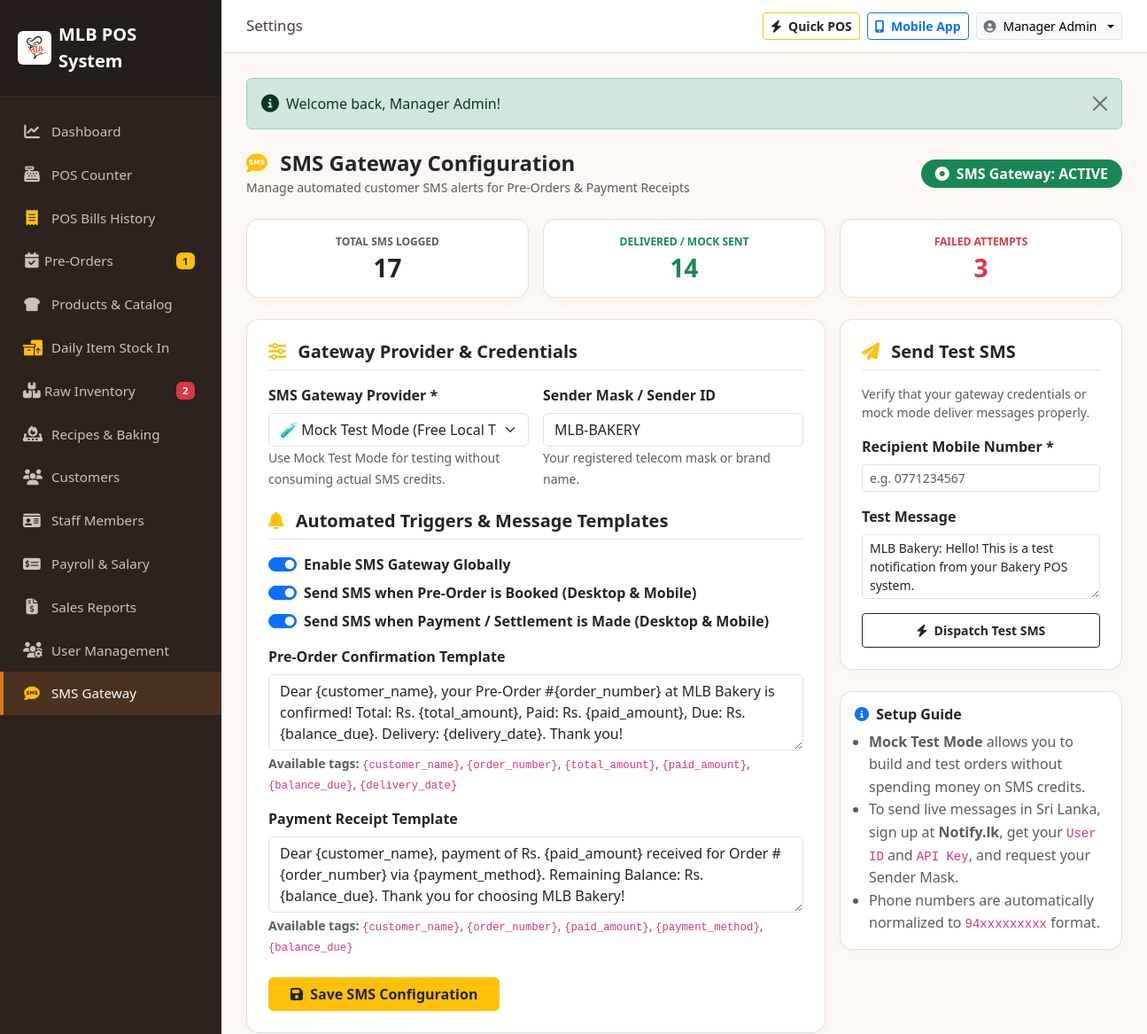
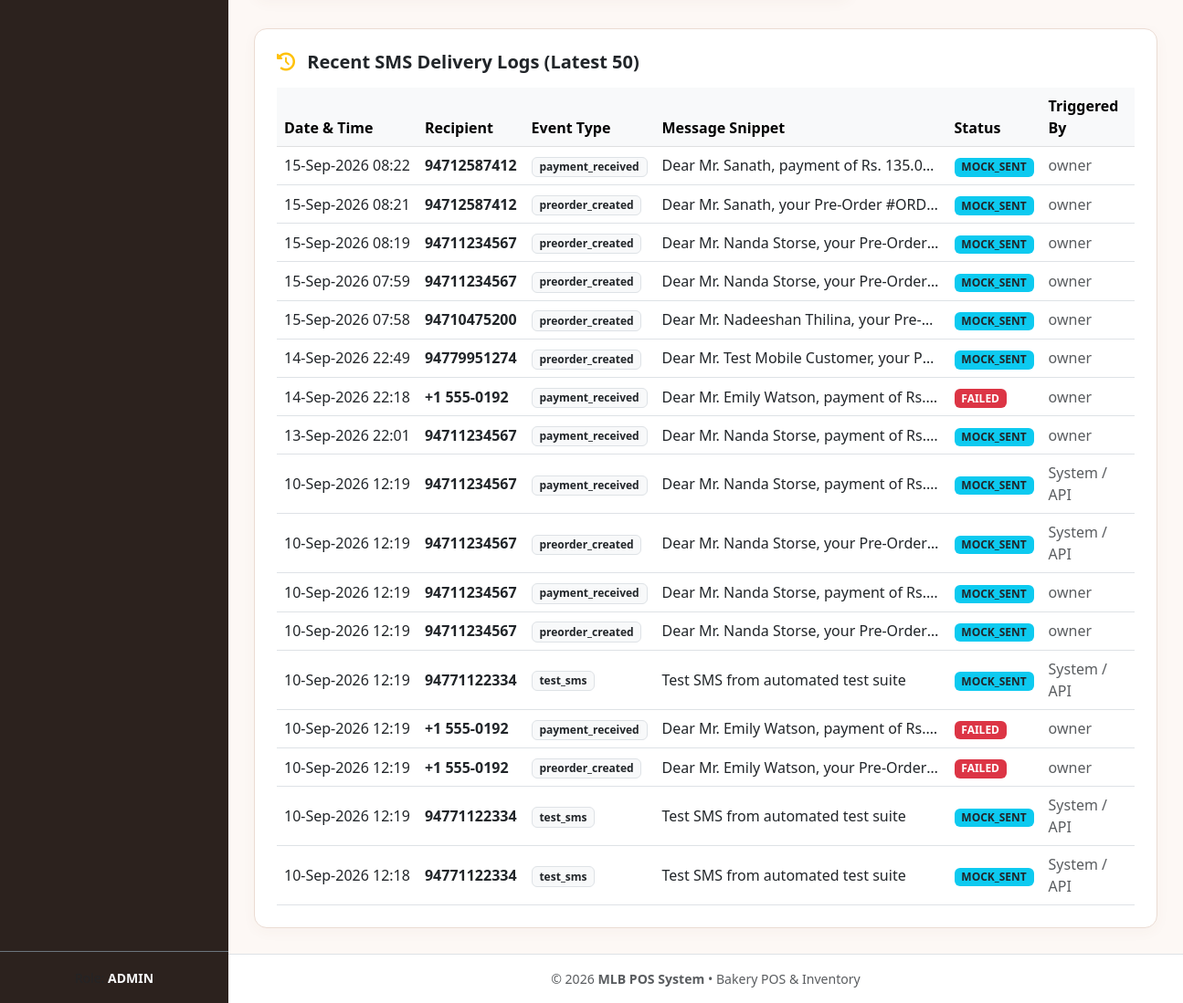
The page /modules/settings/sms.php (signed in) on the database its author committed (2 pictures, top to bottom).
### tables this page shows
CREATE TABLE `sms_settings` (
  `id` int(11) NOT NULL AUTO_INCREMENT,
  `gateway_provider` varchar(50) NOT NULL DEFAULT 'mock_local',
  `api_url` varchar(255) NOT NULL DEFAULT 'https://app.notify.lk/api/v1/send',
  `api_key` varchar(255) DEFAULT '',
  `user_id` varchar(100) DEFAULT '',
  `sender_id` varchar(50) NOT NULL DEFAULT 'MLB-BAKERY',
  `is_enabled` tinyint(1) NOT NULL DEFAULT 1,
  `send_on_preorder` tinyint(1) NOT NULL DEFAULT 1,
  `send_on_payment` tinyint(1) NOT NULL DEFAULT 1,
  `preorder_template` text NOT NULL,
  `payment_template` text NOT NULL,
  `created_at` timestamp NOT NULL DEFAULT current_timestamp(),
  `updated_at` timestamp NOT NULL DEFAULT current_timestamp() ON UPDATE current_timestamp(),
  PRIMARY KEY (`id`)
);

CREATE TABLE `sms_logs` (
  `id` int(11) NOT NULL AUTO_INCREMENT,
  `order_id` int(11) DEFAULT NULL,
  `customer_id` int(11) DEFAULT NULL,
  `phone_number` varchar(30) NOT NULL,
  `message` text NOT NULL,
  `event_type` varchar(50) NOT NULL DEFAULT 'general',
  `status` varchar(30) NOT NULL DEFAULT 'sent',
  `response_payload` text DEFAULT NULL,
  `sent_by` int(11) DEFAULT NULL,
  `created_at` timestamp NOT NULL DEFAULT current_timestamp(),
  PRIMARY KEY (`id`),
  KEY `idx_order` (`order_id`),
  KEY `idx_cust` (`customer_id`),
  KEY `idx_phone` (`phone_number`),
  KEY `idx_created` (`created_at`)
);

CREATE TABLE IF NOT EXISTS `users` (
  `id` INT AUTO_INCREMENT PRIMARY KEY,
  `username` VARCHAR(50) NOT NULL UNIQUE,
  `password` VARCHAR(255) NOT NULL,
  `full_name` VARCHAR(100) NOT NULL,
  `email` VARCHAR(100) DEFAULT NULL,
  `role` ENUM('admin', 'owner', 'sales_person', 'pos_operator') NOT NULL DEFAULT 'pos_operator',
  `status` ENUM('active', 'inactive') NOT NULL DEFAULT 'active',
  `created_at` TIMESTAMP DEFAULT CURRENT_TIMESTAMP
);

### includes/sms_helper.php (called while the page is built, shortened)
<?php
function getSmsSettings($db = null) {
    $stmt = $db->query("SELECT * FROM sms_settings ORDER BY id ASC LIMIT 1");
    $settings = $stmt->fetch(PDO::FETCH_ASSOC);
    return $settings;
}

### modules/settings/sms.php (the view, shortened to what this page needs)
<?php
require_once __DIR__ . '/../../includes/header.php';
require_once __DIR__ . '/../../includes/sms_helper.php';
$db = getDB();
$settings = getSmsSettings($db);
$logs = $db->query("
    SELECT l.*, u.username as sent_by_user
    FROM sms_logs l
    LEFT JOIN users u ON l.sent_by = u.id
    ORDER BY l.id DESC
    LIMIT 50
")->fetchAll(PDO::FETCH_ASSOC);
$countSent = $db->query("SELECT COUNT(*) FROM sms_logs WHERE status IN ('sent', 'mock_sent')")->fetchColumn();
$countFailed = $db->query("SELECT COUNT(*) FROM sms_logs WHERE status = 'failed'")->fetchColumn();
$countTotal = $db->query("SELECT COUNT(*) FROM sms_logs")->fetchColumn();
?>
<div class="row g-3 mb-4">
    <div class="col-12 d-flex justify-content-between align-items-center flex-wrap gap-2">
        <div>
            <h4 class="fw-bold mb-0 text-dark"><i class="fa-solid fa-comment-sms text-warning me-2"></i> SMS Gateway Configuration</h4>
            <small class="text-muted">Manage automated customer SMS alerts for Pre-Orders & Payment Receipts</small>
        </div>
        <div>
            <span class="badge <?php echo !empty($settings['is_enabled']) ? 'bg-success' : 'bg-secondary'; ?> px-3 py-2 fs-6 rounded-pill">
                <i class="fa-solid fa-circle-dot me-1"></i> SMS Gateway: <?php echo !empty($settings['is_enabled']) ? 'ACTIVE' : 'DISABLED'; ?>
            </span>
        </div>
    </div>
</div>
<div class="row g-3 mb-4">
    <div class="col-md-4">
        <div class="card card-bakery p-3 text-center">
            <small class="text-muted fw-bold text-uppercase" style="font-size: 0.75rem;">Total SMS Logged</small>
            <h3 class="fw-bold mb-0 text-dark mt-1"><?php echo number_format($countTotal); ?></h3>
        </div>
    </div>
    <div class="col-md-4">
        <div class="card card-bakery p-3 text-center">
            <small class="text-success fw-bold text-uppercase" style="font-size: 0.75rem;">Delivered / Mock Sent</small>
            <h3 class="fw-bold mb-0 text-success mt-1"><?php echo number_format($countSent); ?></h3>
        </div>
    </div>
    <div class="col-md-4">
        <div class="card card-bakery p-3 text-center">
            <small class="text-danger fw-bold text-uppercase" style="font-size: 0.75rem;">Failed Attempts</small>
            <h3 class="fw-bold mb-0 text-danger mt-1"><?php echo number_format($countFailed); ?></h3>
        </div>
    </div>
</div>
<div class="row g-3">
    <div class="col-lg-8">
        <div class="card card-bakery p-4 mb-4">
            <h5 class="fw-bold mb-3 text-dark border-bottom pb-2">
                <i class="fa-solid fa-sliders text-warning me-2"></i> Gateway Provider & Credentials
            </h5>
            <form method="POST" action="">
                <div class="row g-3 mb-3">
                    <div class="col-md-6">
                        <label class="form-label fw-bold">SMS Gateway Provider *</label>
                        <select name="gateway_provider" id="gatewayProviderSelect" class="form-select" onchange="toggleProviderFields()">
                            <option value="mock_local" <?php echo ($settings['gateway_provider'] === 'mock_local') ? 'selected' : ''; ?>>
                                🧪 Mock Test Mode (Free Local Testing - No Credits Required)
                            </option>
                        </select>
                        <small class="text-muted">Use Mock Test Mode for testing without consuming actual SMS credits.</small>
                    </div>
                    <div class="col-md-6">
                        <label class="form-label fw-bold">Sender Mask / Sender ID</label>
                        <input type="text" name="sender_id" class="form-control" value="<?php echo htmlspecialchars($settings['sender_id']); ?>" placeholder="e.g. MLB-BAKERY">
                        <small class="text-muted">Your registered telecom mask or brand name.</small>
                    </div>
                </div>
                <h5 class="fw-bold mb-3 text-dark border-bottom pb-2 mt-4">
                    <i class="fa-solid fa-bell text-warning me-2"></i> Automated Triggers & Message Templates
                </h5>
                <div class="mb-3">
                    <div class="form-check form-switch mb-2">
                        <input class="form-check-input" type="checkbox" name="is_enabled" id="checkEnabled" <?php echo !empty($settings['is_enabled']) ? 'checked' : ''; ?>>
                        <label class="form-check-label fw-bold" for="checkEnabled">Enable SMS Gateway Globally</label>
                    </div>
                    <div class="form-check form-switch mb-2">
                        <input class="form-check-input" type="checkbox" name="send_on_preorder" id="checkPreorder" <?php echo !empty($settings['send_on_preorder']) ? 'checked' : ''; ?>>
                        <label class="form-check-label fw-bold" for="checkPreorder">Send SMS when Pre-Order is Booked (Desktop & Mobile)</label>
                    </div>
                    <div class="form-check form-switch mb-3">
                        <input class="form-check-input" type="checkbox" name="send_on_payment" id="checkPayment" <?php echo !empty($settings['send_on_payment']) ? 'checked' : ''; ?>>
                        <label class="form-check-label fw-bold" for="checkPayment">Send SMS when Payment / Settlement is Made (Desktop & Mobile)</label>
                    </div>
                </div>
                <div class="mb-3">
                    <label class="form-label fw-bold">Pre-Order Confirmation Template</label>
                    <textarea name="preorder_template" class="form-control" rows="3"><?php echo htmlspecialchars($settings['preorder_template']); ?></textarea>
                    <small class="text-muted d-block mt-1">
                        <strong>Available tags:</strong> <code>{customer_name}</code>, <code>{order_number}</code>, <code>{total_amount}</code>, <code>{paid_amount}</code>, <code>{balance_due}</code>, <code>{delivery_date}</code>
                    </small>
                </div>
                <div class="mb-4">
                    <label class="form-label fw-bold">Payment Receipt Template</label>
                    <textarea name="payment_template" class="form-control" rows="3"><?php echo htmlspecialchars($settings['payment_template']); ?></textarea>
                    <small class="text-muted d-block mt-1">
                        <strong>Available tags:</strong> <code>{customer_name}</code>, <code>{order_number}</code>, <code>{paid_amount}</code>, <code>{payment_method}</code>, <code>{balance_due}</code>
                    </small>
                </div>
                <button type="submit" class="btn btn-warning text-dark fw-bold px-4 shadow-sm">
                    <i class="fa-solid fa-save me-1"></i> Save SMS Configuration
                </button>
            </form>
        </div>
    </div>
    <div class="col-lg-4">
        <div class="card card-bakery p-4 mb-4">
            <h5 class="fw-bold mb-3 text-dark border-bottom pb-2">
                <i class="fa-solid fa-paper-plane text-warning me-2"></i> Send Test SMS
            </h5>
            <p class="text-muted small">Verify that your gateway credentials or mock mode deliver messages properly.</p>
            <form method="POST" action="">
                <div class="mb-3">
                    <label class="form-label fw-bold text-xs">Recipient Mobile Number *</label>
                    <input type="text" name="test_phone" class="form-control form-control-sm" placeholder="e.g. 0771234567" required>
                </div>
                <div class="mb-3">
                    <label class="form-label fw-bold text-xs">Test Message</label>
                    <textarea name="test_message" class="form-control form-control-sm" rows="3">MLB Bakery: Hello! This is a test notification from your Bakery POS system.</textarea>
                </div>
                <button type="submit" class="btn btn-outline-dark fw-bold btn-sm w-100 py-2">
                    <i class="fa-solid fa-bolt me-1"></i> Dispatch Test SMS
                </button>
            </form>
        </div>
        <div class="card card-bakery p-3">
            <h6 class="fw-bold text-dark mb-2"><i class="fa-solid fa-circle-info text-primary me-1"></i> Setup Guide</h6>
            <ul class="text-xs text-muted ps-3 mb-0" style="line-height: 1.6;">
                <li><strong>Mock Test Mode</strong> allows you to build and test orders without spending money on SMS credits.</li>
                <li>To send live messages in Sri Lanka, sign up at <strong>Notify.lk</strong>, get your <code>User ID</code> and <code>API Key</code>, and request your Sender Mask.</li>
                <li>Phone numbers are automatically normalized to <code>94xxxxxxxxx</code> format.</li>
            </ul>
        </div>
    </div>
</div>
<div class="card card-bakery p-4 mt-2">
    <div class="d-flex justify-content-between align-items-center mb-3">
        <h5 class="fw-bold mb-0 text-dark">
            <i class="fa-solid fa-clock-rotate-left text-warning me-2"></i> Recent SMS Delivery Logs (Latest 50)
        </h5>
    </div>
    <div class="table-responsive">
        <table class="table table-hover align-middle mb-0 text-sm">
            <thead class="table-light">
                <tr>
                    <th>Date & Time</th>
                    <th>Recipient</th>
                    <th>Event Type</th>
                    <th>Message Snippet</th>
                    <th>Status</th>
                    <th>Triggered By</th>
                </tr>
            </thead>
            <tbody>
                <?php if (empty($logs)): ?>
                    <tr>
                        <td colspan="6" class="text-center py-4 text-muted">No SMS notifications recorded yet.</td>
                    </tr>
                <?php else: ?>
                    <?php foreach ($logs as $l): ?>
                        <?php
                            $badgeClass = 'bg-secondary';
                            if ($l['status'] === 'sent') $badgeClass = 'bg-success';
                            elseif ($l['status'] === 'mock_sent') $badgeClass = 'bg-info text-dark';
                            elseif ($l['status'] === 'failed') $badgeClass = 'bg-danger';
                            elseif ($l['status'] === 'disabled') $badgeClass = 'bg-warning text-dark';
                        ?>
                        <tr>
                            <td class="text-nowrap text-xs"><?php echo date('d-M-Y H:i', strtotime($l['created_at'])); ?></td>
                            <td class="fw-bold text-xs"><?php echo htmlspecialchars($l['phone_number']); ?></td>
                            <td>
                                <span class="badge bg-light text-dark border text-xs"><?php echo htmlspecialchars($l['event_type']); ?></span>
                            </td>
                            <td class="text-truncate text-xs" style="max-width: 320px;" title="<?php echo htmlspecialchars($l['message']); ?>">
                                <?php echo htmlspecialchars($l['message']); ?>
                            </td>
                            <td>
                                <span class="badge <?php echo $badgeClass; ?> text-uppercase text-xs"><?php echo htmlspecialchars($l['status']); ?></span>
                            </td>
                            <td class="text-xs text-muted"><?php echo htmlspecialchars($l['sent_by_user'] ?? 'System / API'); ?></td>
                        </tr>
                    <?php endforeach; ?>
                <?php endif; ?>
            </tbody>
        </table>
    </div>
</div>
<?php require_once __DIR__ . '/../../includes/footer.php'; ?>

### assets/css/style.css (style rules this page uses)
:root { --bakery-primary: #d97724; --bakery-primary-dark: #b25310; --bakery-secondary: #8c4a27; --bakery-bg: #fdf8f5; --bakery-card-bg: #ffffff; --bakery-sidebar-bg: #2c221e; --bakery-sidebar-active: #d97724; --bakery-text: #4a3b32; --bakery-muted: #8d7a6e; }
body { background-color: var(--bakery-bg); color: var(--bakery-text); font-family: 'Segoe UI', system-ui, -apple-system, sans-serif; min-height: 100vh; display: flex; flex-direction: column; }
.card-bakery { background: var(--bakery-card-bg); border: 1px solid #ebdcd3; border-radius: 14px; box-shadow: 0 4px 15px rgba(140, 74, 39, 0.04); transition: transform 0.2s ease, box-shadow 0.2s ease; }

### rows shown on the page
sms_settings: gateway_provider "🧪 Mock Test Mode (Free Local Testing - No Credits Required)", sender_id "MLB-BAKERY", is_enabled "☑", send_on_preorder "☑", send_on_payment "☑", preorder_template "Dear {customer_name}, your Pre-Order #{order_number} at MLB Bakery is confirmed! Total: Rs. {total_amount}, Paid: Rs. {paid_amount}, Due: Rs. {balance_due}. Delivery: {delivery_date}. Thank you!", payment_template "Dear {customer_name}, payment of Rs. {paid_amount} received for Order #{order_number} via {payment_method}. Remaining Balance: Rs. {balance_due}. Thank you for choosing MLB Bakery!"
sms_logs: created_at "15-Sep-2026 08:22", phone_number "94712587412", event_type "payment_received", message "Dear Mr. Sanath, payment of Rs. 135.0…", status "MOCK_SENT", users.username "owner"
sms_logs: created_at "15-Sep-2026 08:21", phone_number "94712587412", event_type "preorder_created", message "Dear Mr. Sanath, your Pre-Order #ORD…", status "MOCK_SENT", users.username "owner"
sms_logs: created_at "15-Sep-2026 08:19", phone_number "94711234567", event_type "preorder_created", message "Dear Mr. Nanda Storse, your Pre-Order…", status "MOCK_SENT", users.username "owner"
sms_logs: created_at "15-Sep-2026 07:59", phone_number "94711234567", event_type "preorder_created", message "Dear Mr. Nanda Storse, your Pre-Order…", status "MOCK_SENT", users.username "owner"
sms_logs: created_at "15-Sep-2026 07:58", phone_number "94710475200", event_type "preorder_created", message "Dear Mr. Nadeeshan Thilina, your Pre-…", status "MOCK_SENT", users.username "owner"
sms_logs: created_at "14-Sep-2026 22:49", phone_number "94779951274", event_type "preorder_created", message "Dear Mr. Test Mobile Customer, your P…", status "MOCK_SENT", users.username "owner"
sms_logs: created_at "14-Sep-2026 22:18", phone_number "+1 555-0192", event_type "payment_received", message "Dear Mr. Emily Watson, payment of Rs.…", status "FAILED", users.username "owner"
sms_logs: created_at "13-Sep-2026 22:01", phone_number "94711234567", event_type "payment_received", message "Dear Mr. Nanda Storse, payment of Rs.…", status "MOCK_SENT", users.username "owner"
sms_logs: created_at "10-Sep-2026 12:19", phone_number "94711234567", event_type "payment_received", message "Dear Mr. Nanda Storse, payment of Rs.…", status "MOCK_SENT", sent_by_user "System / API"
sms_logs: created_at "10-Sep-2026 12:19", phone_number "94711234567", event_type "preorder_created", message "Dear Mr. Nanda Storse, your Pre-Order…", status "MOCK_SENT", sent_by_user "System / API"
sms_logs: created_at "10-Sep-2026 12:19", phone_number "94711234567", event_type "payment_received", message "Dear Mr. Nanda Storse, payment of Rs.…", status "MOCK_SENT", users.username "owner"
sms_logs: created_at "10-Sep-2026 12:19", phone_number "94711234567", event_type "preorder_created", message "Dear Mr. Nanda Storse, your Pre-Order…", status "MOCK_SENT", users.username "owner"
sms_logs: created_at "10-Sep-2026 12:19", phone_number "94771122334", event_type "test_sms", message "Test SMS from automated test suite", status "MOCK_SENT", sent_by_user "System / API"
sms_logs: created_at "10-Sep-2026 12:19", phone_number "+1 555-0192", event_type "payment_received", message "Dear Mr. Emily Watson, payment of Rs.…", status "FAILED", users.username "owner"
sms_logs: created_at "10-Sep-2026 12:19", phone_number "+1 555-0192", event_type "preorder_created", message "Dear Mr. Emily Watson, your Pre-Order…", status "FAILED", users.username "owner"
sms_logs: created_at "10-Sep-2026 12:19", phone_number "94771122334", event_type "test_sms", message "Test SMS from automated test suite", status "MOCK_SENT", sent_by_user "System / API"
sms_logs: created_at "10-Sep-2026 12:18", phone_number "94771122334", event_type "test_sms", message "Test SMS from automated test suite", status "MOCK_SENT", sent_by_user "System / API"

### other values the page prints
$pendingOrdersBadge "1"
$lowStockBadge "2"
str_replace('_', ' ', getCurrentUserRole()) "ADMIN"
$currentDir "Settings"
getCurrentUserName() "Manager Admin"
$_SESSION['flash_' . $key] "Welcome back, Manager Admin!"
$countTotal "17"
$countSent "14"
$countFailed "3"
